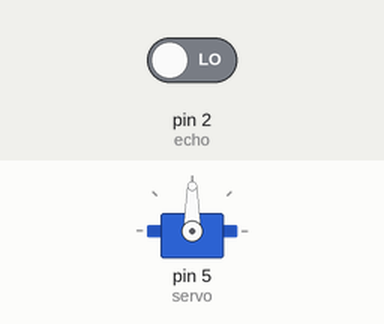
Simulated run of this sketch. Board: Arduino Uno, built with avr-gcc and run on an emulated ATmega328P. Shown: servo. Inputs (shaded band) come from the test bench; at power-on: pin 2 (echo) LOW.

Above: at 0.1 s.
At 1.1 s:
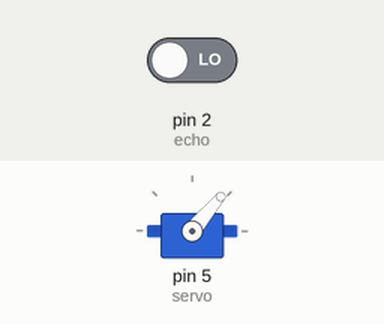
Timing chart, 0 to 2.6 s (numbered marks = the images above):
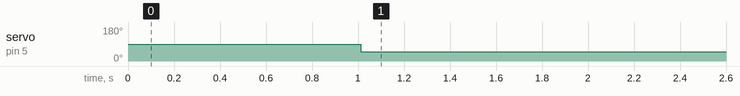

Measured:
- by itself, servo on pin 5 (servo): 90° → 50° at 1.0 s

The sketch:

mouse-trap.ino
```cpp
#include <Servo.h>
Servo servo;
int const trig = 3;
int const echo = 2;

void setup()
{
pinMode(trig, OUTPUT);
pinMode(echo, INPUT);
servo.attach(5);
}

void loop()
{
  int duration, distance;
  digitalWrite(trig, LOW);
  delay(2);
  digitalWrite(trig, HIGH);
  delay(10);
  digitalWrite(trig, LOW);

  duration = pulseIn(echo, HIGH);
  distance = (duration/2) / 29.1;

  if (distance <= 8 && distance <= 0){
    servo.write(50);
    delay(3000);
    }
    else {
      servo.write(160);
      }
      delay(30);
      }
```
